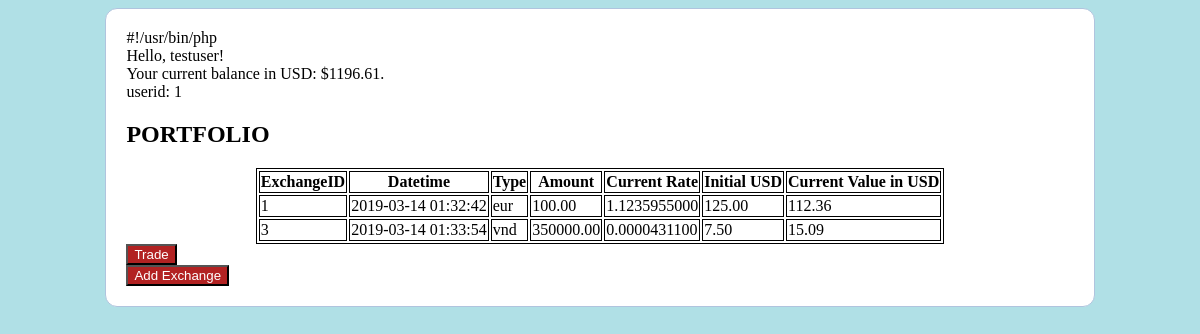
/viewportfolio.php (signed in), run on the app's committed database.
### tables this page shows
CREATE TABLE `user` (
  `userid` int(11) NOT NULL AUTO_INCREMENT,
  `username` varchar(250) NOT NULL,
  `password` varchar(255) NOT NULL,
  `email` varchar(100) NOT NULL,
  `curr_bal` decimal(6,2) NOT NULL DEFAULT '0.00',
  PRIMARY KEY (`userid`)
);

CREATE TABLE `exchanges` (
  `exchangeid` int(11) NOT NULL AUTO_INCREMENT,
  `userid` int(11) NOT NULL,
  `toCurr` varchar(3) NOT NULL,
  `amount` decimal(15,2) NOT NULL,
  `datetime` timestamp NOT NULL DEFAULT CURRENT_TIMESTAMP,
  `initialUSD` decimal(10,2) DEFAULT NULL,
  `currentUSD` decimal(10,2) DEFAULT NULL,
  `rate` decimal(11,10) DEFAULT NULL,
  `status` varchar(1) DEFAULT NULL,
  PRIMARY KEY (`exchangeid`)
);

### viewportfolio.php (the view, shortened to what this page needs)
<!DOCTYPE html>
<html>
<head>
</head>
<body>
<div id="panel">
<?php
include ("functions.php") ;
$db = connectDB();
$username = $_SESSION["username"];
$OUT = "";
$s = "select * from user where username = '$username'";
($t = mysqli_query ( $db  , $s))  or die (mysqli_error($db));
while ( $r = mysqli_fetch_array($t, MYSQLI_ASSOC))
	{
			$curr_bal = $r ["curr_bal"];
			$OUT .= "<br> Hello, $username!";
			$OUT .=  "<br> Your current balance in USD: $$curr_bal.<br>";
	}
print $OUT;
$userid = $_SESSION["userid"];
print  "userid: $userid";
$s2 = "select * from exchanges where userID = '$userid' and status='A' order by datetime asc";
$t = mysqli_query ( $db  , $s2)  or die (mysqli_error($db));
 if (mysqli_num_rows($t)== 0 || $t == null) {
                print "You do not have any exchanges.";
        }
else{
print "<h2>PORTFOLIO</h2>";
print "<table id='portfolio'>";
		print "<tr> <th>ExchangeID</th> <th>Datetime</th> <th>Type</th> <th>Amount</th> <th>Current Rate</th> <th>Initial USD</th> <th>Current Value in USD</th> </tr>";
		while( $w = mysqli_fetch_array($t, MYSQLI_ASSOC))
		  {
			  $toCurr = $w ["toCurr"];
			  $amount = $w ["amount"];
			  $datetime = $w ["datetime"];
			  $exchangeID = $w["exchangeid"];
			$rate = $w["rate"];
			$initialUSD = $w["initialUSD"];
			$currentUSD = $w["currentUSD"];
			  print   "<tr>";
			  print   "<td>";
				  print   $exchangeID;
			  print   "</td>"  ;
			  print   "<td>";
				  print  $datetime;
			  print   "</td>"  ;
			  print   "<td>";
				  print   $toCurr;
			  print   "</td>"  ;
			  print   "<td>";
				  print   $amount;
			  print   "</td>"  ;
			print   "<td>";
				  print   $rate;
			  print   "</td>"  ;
			  print   "<td>";
				  print   $initialUSD;
			  print   "</td>"  ;
			print   "<td>";
				  print   $currentUSD;
			  print   "</td>"  ;
			  print   "</tr>";
		  }
  print "</table>";
}
?>
<form class = "wrapper" action = "testRabbitMQClient.php" >
<button type="submit" class="btn" name="type" value="Trade">Trade</button>
</form>
<form action="addexchange.php" target="_self">
<button type="submit" class="btn" name="type" value="Add">Add Exchange</button>
</form>
</div>
</body>
</html>

### viewportfolio.php (style rules this page uses)
body { background-color: powderblue; }
table, th, td { border: 1px solid black; background-color: white; }
.btn { background-color: firebrick; color:white; }
#portfolio { margin: auto; }
#panel { margin: 0 auto; width:80%; padding: 20px; border: 1px solid #B0C4DE; background: white; border-radius: 12px; }

### data on the page
user: curr_bal "1196.61"
exchanges: exchangeid "1", datetime "2019-03-14 01:32:42", toCurr "eur", amount "100.00", rate "1.1235955000", initialUSD "125.00", currentUSD "112.36"
exchanges: exchangeid "3", datetime "2019-03-14 01:33:54", toCurr "vnd", amount "350000.00", rate "0.0000431100", initialUSD "7.50", currentUSD "15.09"

### other printed values
$userid "1"
